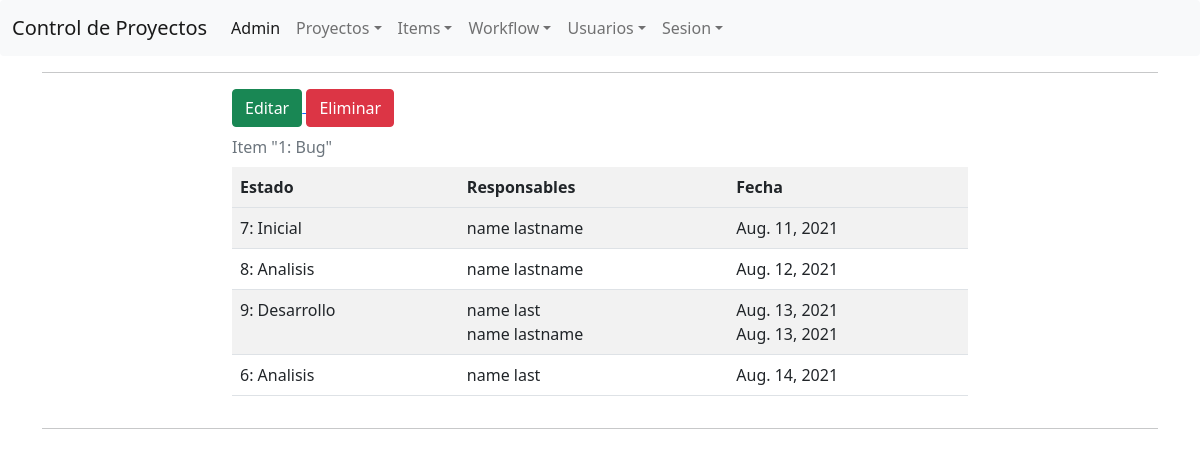
Before: /item/1/ with the older database file.
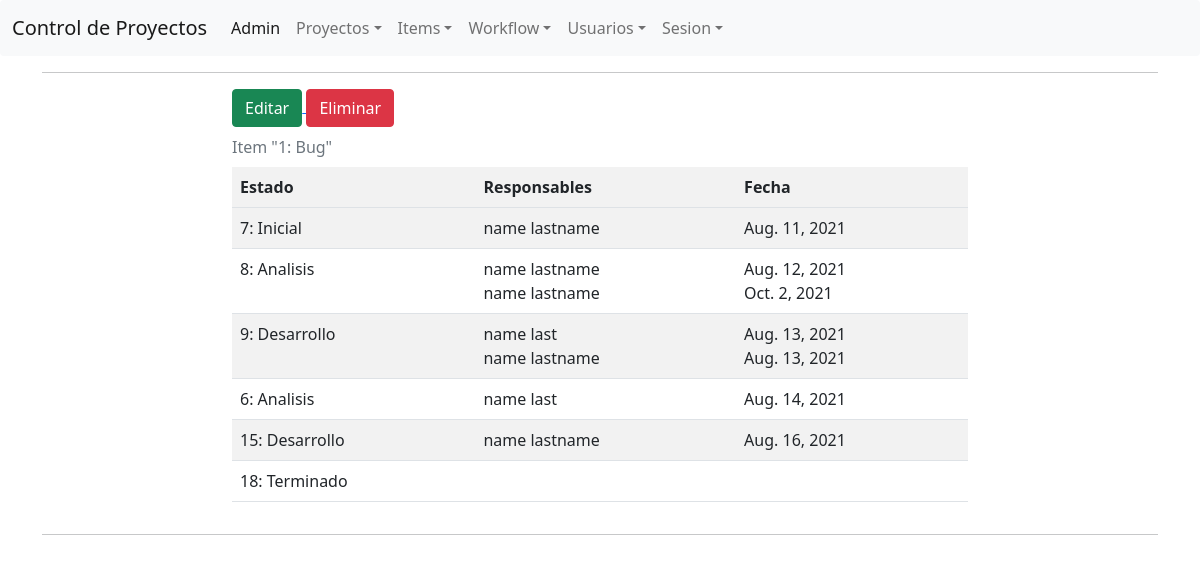
After: the same page with the newer database file.
### ControlProyecto/models/Estado.py (models this page shows, shortened)
class Estado(models.Model):
    inicial = models.BooleanField(null=True)
    nombre = models.CharField(max_length=32)
    fecha = models.DateField(null=True)
    item = models.ForeignKey("Item", on_delete=models.CASCADE)
    responsables = models.ManyToManyField("Usuario", through="ResponsablesEstado", blank=True)
    siguiente = models.ForeignKey("self", on_delete=models.CASCADE, null=True, blank=True)
    def __str__(self):
        return str(self.pk) + ": " + self.nombre
    class Meta:
        ordering = ["fecha"]

### ControlProyecto/models/ResponsablesEstado.py (models this page shows, shortened)
class ResponsablesEstado(models.Model):
    fecha = models.DateField()
    estado = models.ForeignKey("Estado", on_delete=models.CASCADE)
    usuario = models.ForeignKey("Usuario", on_delete=models.CASCADE)
    class Meta:
        ordering = ["fecha"]

### ControlProyecto/models/Usuario.py (models this page shows)
class Usuario(models.Model):
    user = models.OneToOneField(settings.AUTH_USER_MODEL, on_delete=models.CASCADE)
    dni = models.CharField(max_length=16, unique=True)
    proyectos = models.ManyToManyField("Proyecto", through="RolUsuario")
    def __str__(self):
        return self.user.first_name+" "+self.user.last_name

### ControlProyecto/models/Item.py (models this page shows, shortened)
class Item(models.Model):
    proyecto = models.ForeignKey("Proyecto",  on_delete=models.CASCADE)
    tipo = models.ForeignKey("TipoItem",  on_delete=models.CASCADE)
    descripcion = models.TextField()
    def __str__(self):
        return str(self.pk) + ": " + self.tipo.nombre

### ControlProyecto/models/TipoItem.py (models this page shows, shortened)
class TipoItem(models.Model):
    nombre = models.CharField(max_length=32, unique=True)
    workflow = models.ForeignKey("Workflow", on_delete=models.CASCADE)

### ControlProyecto/views/ItemView.py (the view)
# urls.py: path('item/<int:pk>/', ItemView.as_view(), name="detalle-item"),
class ItemView(TemplateView):
    def get_context_data(self, **kwargs):
        context = super().get_context_data()
        context["estados"] = Estado.objects.filter(item__id=kwargs["pk"]).order_by("fecha")
        return context
    template_name = "item.html"

### ControlProyecto/templates/item.html (shortened to what this page needs)
{% extends "base.html" %}
{% block content %}
<a href="{% url "editar-item" pk=estados.first.item.id %}">
    <button type="button" class="btn btn-success">Editar</button>
</a>
<a href="{% url "borrar-item" pk=estados.first.item.id %}">
    <button type="button" class="btn btn-danger">Eliminar</button>
</a>
<table>
    <caption>
        Item "{{ estados.first.item}}"
    </caption>
    <tr>
        <th>Estado</th>
        <th>Responsables</th>
        <th>Fecha</th>
    </tr>
    <tr>
        {% for e in estados %}
        <tr>
            {% if user.is_authenticated and user.usuario.id == estados.last.responsablesestado_set.last.usuario.id %}
                <td><a href="{% url "editar-estado" pk=e.id %}">{{ e }}</a></td>
            {% else %}
                <td>{{ e }}</td>
            {% endif %}
            <td>
            {% for r in e.responsablesestado_set.all%}
                {% if user.is_authenticated and user.usuario.id == estados.last.responsablesestado_set.last.usuario.id %}
                    <a href="{% url "editar-responsable" pk=r.id %}">{{ r.usuario }}</a>
                    <br>
                {% else %}
                    {{ r.usuario }}
                    <br>
                {% endif %}
            {% endfor %}
            </td>
            <td>
            {% for r in e.responsablesestado_set.all%}
               {{ r.fecha }}
               <br>
            {% endfor %}
            </td>
        </tr>
        {% endfor %}
    </tr>
</table>
{% endblock %}

Changed rows visible on the page:
added ResponsablesEstado: usuario "name lastname", fecha "Oct. 2, 2021", shown under Estado "8: Analisis"
added Estado: id+nombre "15: Desarrollo"
added ResponsablesEstado: usuario "name lastname", fecha "Aug. 16, 2021"
added Estado: id+nombre "18: Terminado"
